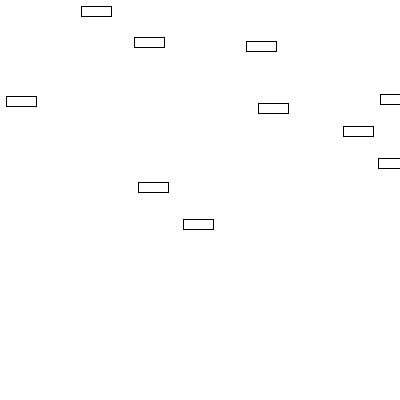
Frame 1 (no input)
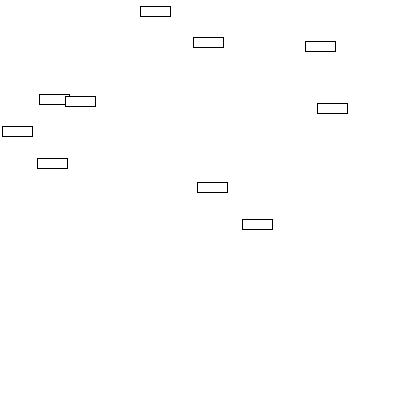
Frame 60 (the mouse pressed at the canvas centre just before this capture)
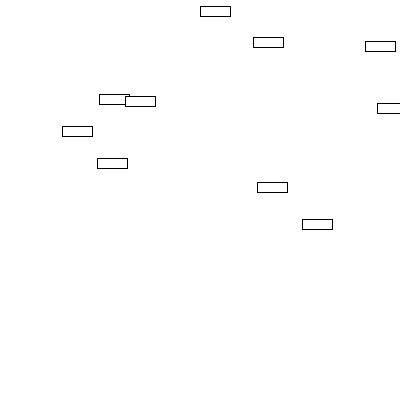
Frame 120 (the mouse held since frame 60 and released just before this capture)

The Processing sketch that drew these frames (run headless with seeded random() and noise(); from frame 60 on, the mouse is pressed at the canvas centre):

// Processing sketch: Practice_7_Brick_Breaker_Demo
// ── Practice_7_Brick_Breaker_Demo.pde
int num = 10;
car myCar[] = new car[num];

void setup() {
  size(400, 400);
  for (int i = 0; i<num;i++){
    myCar [i] = new car (random(width),random(height));
  }
}

void draw() {
  background (255);
  for (int i = 0; i<num; i++) {
    myCar[i].display();
    myCar[i].drive();
  }
}
// ── class_car.pde
class car{
  float xpos;
  float ypos;
  
  car(float tempXpos, float tempYpos){
    xpos = tempXpos;
    ypos = tempYpos;
  }
  void display(){
    rect(xpos, ypos, 30,10);
  }
  void drive(){
    xpos++;
    if (xpos>width){
      xpos = 0;
    }
  }
}
